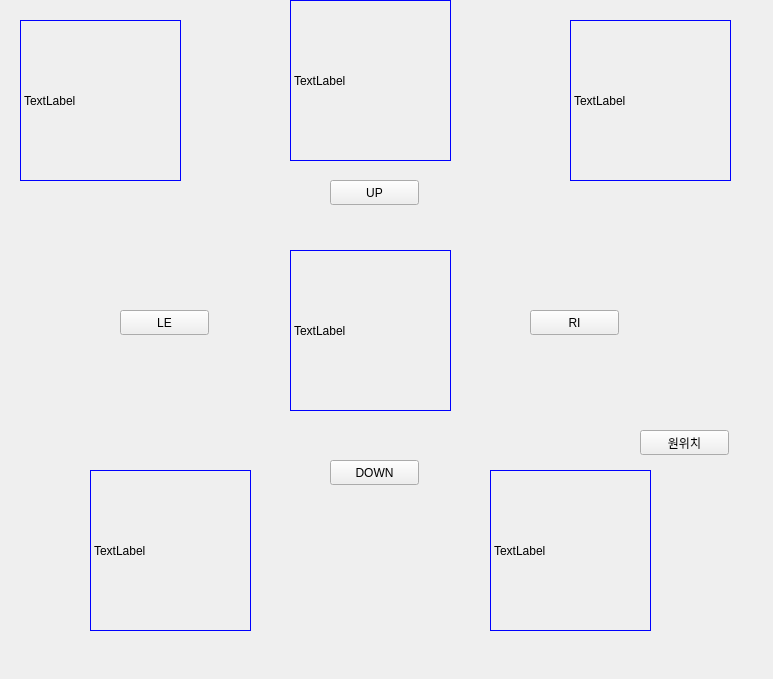
<?xml version="1.0" encoding="UTF-8"?>
<ui version="4.0">
 <class>Form</class>
 <widget class="QWidget" name="Form">
  <property name="geometry">
   <rect>
    <x>0</x>
    <y>0</y>
    <width>773</width>
    <height>679</height>
   </rect>
  </property>
  <property name="windowTitle">
   <string>Form</string>
  </property>
  <widget class="QLabel" name="label_G">
   <property name="geometry">
    <rect>
     <x>290</x>
     <y>0</y>
     <width>161</width>
     <height>161</height>
    </rect>
   </property>
   <property name="styleSheet">
    <string notr="true">border:1px solid blue</string>
   </property>
   <property name="text">
    <string>TextLabel</string>
   </property>
  </widget>
  <widget class="QLabel" name="label_ORG">
   <property name="geometry">
    <rect>
     <x>290</x>
     <y>250</y>
     <width>161</width>
     <height>161</height>
    </rect>
   </property>
   <property name="styleSheet">
    <string notr="true">border:1px solid blue</string>
   </property>
   <property name="text">
    <string>TextLabel</string>
   </property>
  </widget>
  <widget class="QLabel" name="label_B">
   <property name="geometry">
    <rect>
     <x>570</x>
     <y>20</y>
     <width>161</width>
     <height>161</height>
    </rect>
   </property>
   <property name="styleSheet">
    <string notr="true">border:1px solid blue</string>
   </property>
   <property name="text">
    <string>TextLabel</string>
   </property>
  </widget>
  <widget class="QLabel" name="label_R">
   <property name="geometry">
    <rect>
     <x>20</x>
     <y>20</y>
     <width>161</width>
     <height>161</height>
    </rect>
   </property>
   <property name="styleSheet">
    <string notr="true">border:1px solid blue</string>
   </property>
   <property name="text">
    <string>TextLabel</string>
   </property>
  </widget>
  <widget class="QPushButton" name="button_down">
   <property name="geometry">
    <rect>
     <x>330</x>
     <y>460</y>
     <width>89</width>
     <height>25</height>
    </rect>
   </property>
   <property name="text">
    <string>DOWN</string>
   </property>
  </widget>
  <widget class="QLabel" name="label_RB">
   <property name="geometry">
    <rect>
     <x>90</x>
     <y>470</y>
     <width>161</width>
     <height>161</height>
    </rect>
   </property>
   <property name="styleSheet">
    <string notr="true">border:1px solid blue</string>
   </property>
   <property name="text">
    <string>TextLabel</string>
   </property>
  </widget>
  <widget class="QLabel" name="label_GB">
   <property name="geometry">
    <rect>
     <x>490</x>
     <y>470</y>
     <width>161</width>
     <height>161</height>
    </rect>
   </property>
   <property name="styleSheet">
    <string notr="true">border:1px solid blue</string>
   </property>
   <property name="text">
    <string>TextLabel</string>
   </property>
  </widget>
  <widget class="QPushButton" name="button_up">
   <property name="geometry">
    <rect>
     <x>330</x>
     <y>180</y>
     <width>89</width>
     <height>25</height>
    </rect>
   </property>
   <property name="text">
    <string>UP</string>
   </property>
  </widget>
  <widget class="QPushButton" name="button_le">
   <property name="geometry">
    <rect>
     <x>120</x>
     <y>310</y>
     <width>89</width>
     <height>25</height>
    </rect>
   </property>
   <property name="text">
    <string>LE</string>
   </property>
  </widget>
  <widget class="QPushButton" name="button_ri">
   <property name="geometry">
    <rect>
     <x>530</x>
     <y>310</y>
     <width>89</width>
     <height>25</height>
    </rect>
   </property>
   <property name="text">
    <string>RI</string>
   </property>
  </widget>
  <widget class="QPushButton" name="button_333">
   <property name="geometry">
    <rect>
     <x>640</x>
     <y>430</y>
     <width>89</width>
     <height>25</height>
    </rect>
   </property>
   <property name="text">
    <string>원위치</string>
   </property>
  </widget>
 </widget>
 <resources/>
 <connections/>
</ui>
